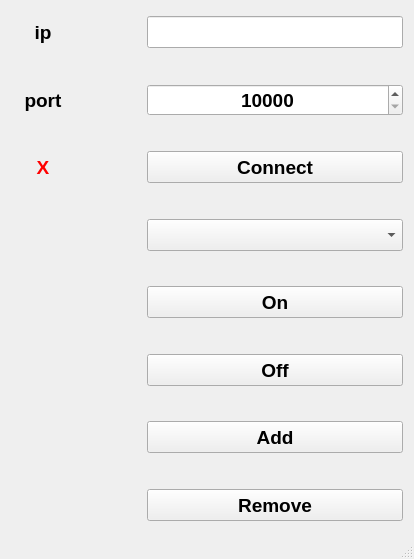
<?xml version="1.0" encoding="UTF-8"?>
<ui version="4.0">
 <class>LampsClient</class>
 <widget class="QMainWindow" name="LampsClient">
  <property name="geometry">
   <rect>
    <x>0</x>
    <y>0</y>
    <width>414</width>
    <height>559</height>
   </rect>
  </property>
  <property name="windowTitle">
   <string>LampsClient</string>
  </property>
  <widget class="QWidget" name="centralwidget">
   <layout class="QGridLayout" name="gridLayout">
    <item row="0" column="0">
     <widget class="QLabel" name="labelIP">
      <property name="minimumSize">
       <size>
        <width>64</width>
        <height>32</height>
       </size>
      </property>
      <property name="maximumSize">
       <size>
        <width>64</width>
        <height>32</height>
       </size>
      </property>
      <property name="font">
       <font>
        <pointsize>14</pointsize>
        <bold>true</bold>
       </font>
      </property>
      <property name="text">
       <string>ip</string>
      </property>
      <property name="alignment">
       <set>Qt::AlignCenter</set>
      </property>
     </widget>
    </item>
    <item row="0" column="1">
     <spacer name="hs01">
      <property name="orientation">
       <enum>Qt::Horizontal</enum>
      </property>
      <property name="sizeType">
       <enum>QSizePolicy::Minimum</enum>
      </property>
      <property name="sizeHint" stdset="0">
       <size>
        <width>64</width>
        <height>20</height>
       </size>
      </property>
     </spacer>
    </item>
    <item row="0" column="2">
     <widget class="QLineEdit" name="lineEditIP">
      <property name="minimumSize">
       <size>
        <width>256</width>
        <height>32</height>
       </size>
      </property>
      <property name="maximumSize">
       <size>
        <width>256</width>
        <height>32</height>
       </size>
      </property>
      <property name="font">
       <font>
        <pointsize>14</pointsize>
        <bold>true</bold>
       </font>
      </property>
      <property name="inputMask">
       <string/>
      </property>
      <property name="maxLength">
       <number>15</number>
      </property>
      <property name="alignment">
       <set>Qt::AlignCenter</set>
      </property>
     </widget>
    </item>
    <item row="1" column="2">
     <spacer name="verticalSpacer">
      <property name="orientation">
       <enum>Qt::Vertical</enum>
      </property>
      <property name="sizeType">
       <enum>QSizePolicy::Minimum</enum>
      </property>
      <property name="sizeHint" stdset="0">
       <size>
        <width>20</width>
        <height>23</height>
       </size>
      </property>
     </spacer>
    </item>
    <item row="2" column="0">
     <widget class="QLabel" name="labelPort">
      <property name="minimumSize">
       <size>
        <width>64</width>
        <height>32</height>
       </size>
      </property>
      <property name="maximumSize">
       <size>
        <width>64</width>
        <height>32</height>
       </size>
      </property>
      <property name="font">
       <font>
        <pointsize>14</pointsize>
        <bold>true</bold>
       </font>
      </property>
      <property name="text">
       <string>port</string>
      </property>
      <property name="alignment">
       <set>Qt::AlignCenter</set>
      </property>
     </widget>
    </item>
    <item row="2" column="1">
     <spacer name="hs02">
      <property name="orientation">
       <enum>Qt::Horizontal</enum>
      </property>
      <property name="sizeType">
       <enum>QSizePolicy::Minimum</enum>
      </property>
      <property name="sizeHint" stdset="0">
       <size>
        <width>64</width>
        <height>20</height>
       </size>
      </property>
     </spacer>
    </item>
    <item row="2" column="2">
     <widget class="QSpinBox" name="spinBoxPort">
      <property name="minimumSize">
       <size>
        <width>256</width>
        <height>32</height>
       </size>
      </property>
      <property name="maximumSize">
       <size>
        <width>256</width>
        <height>32</height>
       </size>
      </property>
      <property name="font">
       <font>
        <pointsize>14</pointsize>
        <bold>true</bold>
       </font>
      </property>
      <property name="alignment">
       <set>Qt::AlignCenter</set>
      </property>
      <property name="minimum">
       <number>10000</number>
      </property>
      <property name="maximum">
       <number>65535</number>
      </property>
     </widget>
    </item>
    <item row="3" column="2">
     <spacer name="verticalSpacer_2">
      <property name="orientation">
       <enum>Qt::Vertical</enum>
      </property>
      <property name="sizeType">
       <enum>QSizePolicy::Minimum</enum>
      </property>
      <property name="sizeHint" stdset="0">
       <size>
        <width>20</width>
        <height>22</height>
       </size>
      </property>
     </spacer>
    </item>
    <item row="4" column="0">
     <widget class="QLabel" name="labelStatus">
      <property name="minimumSize">
       <size>
        <width>64</width>
        <height>32</height>
       </size>
      </property>
      <property name="maximumSize">
       <size>
        <width>64</width>
        <height>32</height>
       </size>
      </property>
      <property name="font">
       <font>
        <pointsize>14</pointsize>
        <bold>true</bold>
       </font>
      </property>
      <property name="styleSheet">
       <string notr="true">color: rgb(255, 0, 0);</string>
      </property>
      <property name="text">
       <string>X</string>
      </property>
      <property name="alignment">
       <set>Qt::AlignCenter</set>
      </property>
     </widget>
    </item>
    <item row="4" column="1">
     <spacer name="hs03">
      <property name="orientation">
       <enum>Qt::Horizontal</enum>
      </property>
      <property name="sizeType">
       <enum>QSizePolicy::Minimum</enum>
      </property>
      <property name="sizeHint" stdset="0">
       <size>
        <width>64</width>
        <height>20</height>
       </size>
      </property>
     </spacer>
    </item>
    <item row="4" column="2">
     <widget class="QPushButton" name="pushButtonConnect">
      <property name="minimumSize">
       <size>
        <width>256</width>
        <height>32</height>
       </size>
      </property>
      <property name="maximumSize">
       <size>
        <width>256</width>
        <height>32</height>
       </size>
      </property>
      <property name="font">
       <font>
        <pointsize>14</pointsize>
        <bold>true</bold>
       </font>
      </property>
      <property name="text">
       <string>Connect</string>
      </property>
     </widget>
    </item>
    <item row="5" column="2">
     <spacer name="verticalSpacer_3">
      <property name="orientation">
       <enum>Qt::Vertical</enum>
      </property>
      <property name="sizeType">
       <enum>QSizePolicy::Minimum</enum>
      </property>
      <property name="sizeHint" stdset="0">
       <size>
        <width>20</width>
        <height>23</height>
       </size>
      </property>
     </spacer>
    </item>
    <item row="6" column="2">
     <widget class="QComboBox" name="lampsList">
      <property name="minimumSize">
       <size>
        <width>256</width>
        <height>32</height>
       </size>
      </property>
      <property name="maximumSize">
       <size>
        <width>256</width>
        <height>32</height>
       </size>
      </property>
      <property name="font">
       <font>
        <pointsize>14</pointsize>
        <bold>true</bold>
       </font>
      </property>
     </widget>
    </item>
    <item row="7" column="2">
     <spacer name="verticalSpacer_4">
      <property name="orientation">
       <enum>Qt::Vertical</enum>
      </property>
      <property name="sizeType">
       <enum>QSizePolicy::Minimum</enum>
      </property>
      <property name="sizeHint" stdset="0">
       <size>
        <width>20</width>
        <height>22</height>
       </size>
      </property>
     </spacer>
    </item>
    <item row="8" column="2">
     <widget class="QPushButton" name="pushButtonOn">
      <property name="minimumSize">
       <size>
        <width>256</width>
        <height>32</height>
       </size>
      </property>
      <property name="maximumSize">
       <size>
        <width>256</width>
        <height>32</height>
       </size>
      </property>
      <property name="font">
       <font>
        <pointsize>14</pointsize>
        <bold>true</bold>
       </font>
      </property>
      <property name="text">
       <string>On</string>
      </property>
     </widget>
    </item>
    <item row="9" column="2">
     <spacer name="verticalSpacer_5">
      <property name="orientation">
       <enum>Qt::Vertical</enum>
      </property>
      <property name="sizeType">
       <enum>QSizePolicy::Minimum</enum>
      </property>
      <property name="sizeHint" stdset="0">
       <size>
        <width>20</width>
        <height>23</height>
       </size>
      </property>
     </spacer>
    </item>
    <item row="10" column="2">
     <widget class="QPushButton" name="pushButtonOff">
      <property name="minimumSize">
       <size>
        <width>256</width>
        <height>32</height>
       </size>
      </property>
      <property name="maximumSize">
       <size>
        <width>256</width>
        <height>32</height>
       </size>
      </property>
      <property name="font">
       <font>
        <pointsize>14</pointsize>
        <bold>true</bold>
       </font>
      </property>
      <property name="text">
       <string>Off</string>
      </property>
     </widget>
    </item>
    <item row="11" column="2">
     <spacer name="verticalSpacer_6">
      <property name="orientation">
       <enum>Qt::Vertical</enum>
      </property>
      <property name="sizeType">
       <enum>QSizePolicy::Minimum</enum>
      </property>
      <property name="sizeHint" stdset="0">
       <size>
        <width>20</width>
        <height>22</height>
       </size>
      </property>
     </spacer>
    </item>
    <item row="12" column="2">
     <widget class="QPushButton" name="pushButtonAdd">
      <property name="minimumSize">
       <size>
        <width>256</width>
        <height>32</height>
       </size>
      </property>
      <property name="maximumSize">
       <size>
        <width>256</width>
        <height>32</height>
       </size>
      </property>
      <property name="font">
       <font>
        <pointsize>14</pointsize>
        <bold>true</bold>
       </font>
      </property>
      <property name="text">
       <string>Add</string>
      </property>
     </widget>
    </item>
    <item row="13" column="2">
     <spacer name="verticalSpacer_7">
      <property name="orientation">
       <enum>Qt::Vertical</enum>
      </property>
      <property name="sizeType">
       <enum>QSizePolicy::Minimum</enum>
      </property>
      <property name="sizeHint" stdset="0">
       <size>
        <width>20</width>
        <height>23</height>
       </size>
      </property>
     </spacer>
    </item>
    <item row="14" column="2">
     <widget class="QPushButton" name="pushButtonRemove">
      <property name="minimumSize">
       <size>
        <width>256</width>
        <height>32</height>
       </size>
      </property>
      <property name="maximumSize">
       <size>
        <width>256</width>
        <height>32</height>
       </size>
      </property>
      <property name="font">
       <font>
        <pointsize>14</pointsize>
        <bold>true</bold>
       </font>
      </property>
      <property name="text">
       <string>Remove</string>
      </property>
     </widget>
    </item>
   </layout>
  </widget>
  <widget class="QMenuBar" name="menubar">
   <property name="geometry">
    <rect>
     <x>0</x>
     <y>0</y>
     <width>414</width>
     <height>21</height>
    </rect>
   </property>
  </widget>
  <widget class="QStatusBar" name="statusbar"/>
 </widget>
 <tabstops>
  <tabstop>lineEditIP</tabstop>
  <tabstop>spinBoxPort</tabstop>
  <tabstop>pushButtonConnect</tabstop>
 </tabstops>
 <resources/>
 <connections/>
</ui>
